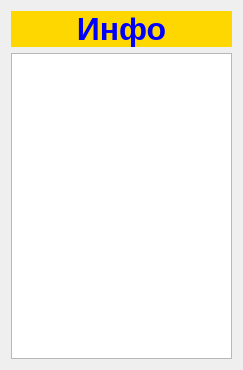
<?xml version="1.0" encoding="UTF-8"?>
<ui version="4.0">
 <class>Info_bus</class>
 <widget class="QWidget" name="Info_bus">
  <property name="geometry">
   <rect>
    <x>0</x>
    <y>0</y>
    <width>243</width>
    <height>370</height>
   </rect>
  </property>
  <property name="windowTitle">
   <string>Form</string>
  </property>
  <layout class="QGridLayout" name="gridLayout">
   <item row="1" column="0">
    <widget class="QTextBrowser" name="textBrowser"/>
   </item>
   <item row="0" column="0">
    <widget class="QLabel" name="label">
     <property name="font">
      <font>
       <pointsize>24</pointsize>
       <weight>75</weight>
       <italic>false</italic>
       <bold>true</bold>
      </font>
     </property>
     <property name="layoutDirection">
      <enum>Qt::LeftToRight</enum>
     </property>
     <property name="styleSheet">
      <string notr="true">color: blue;
background-color: #FFD700;
selection-color: yellow;
selection-background-color: blue;
font-size:1.4em;
</string>
     </property>
     <property name="text">
      <string>Инфо</string>
     </property>
     <property name="alignment">
      <set>Qt::AlignCenter</set>
     </property>
    </widget>
   </item>
  </layout>
 </widget>
 <resources/>
 <connections/>
</ui>
